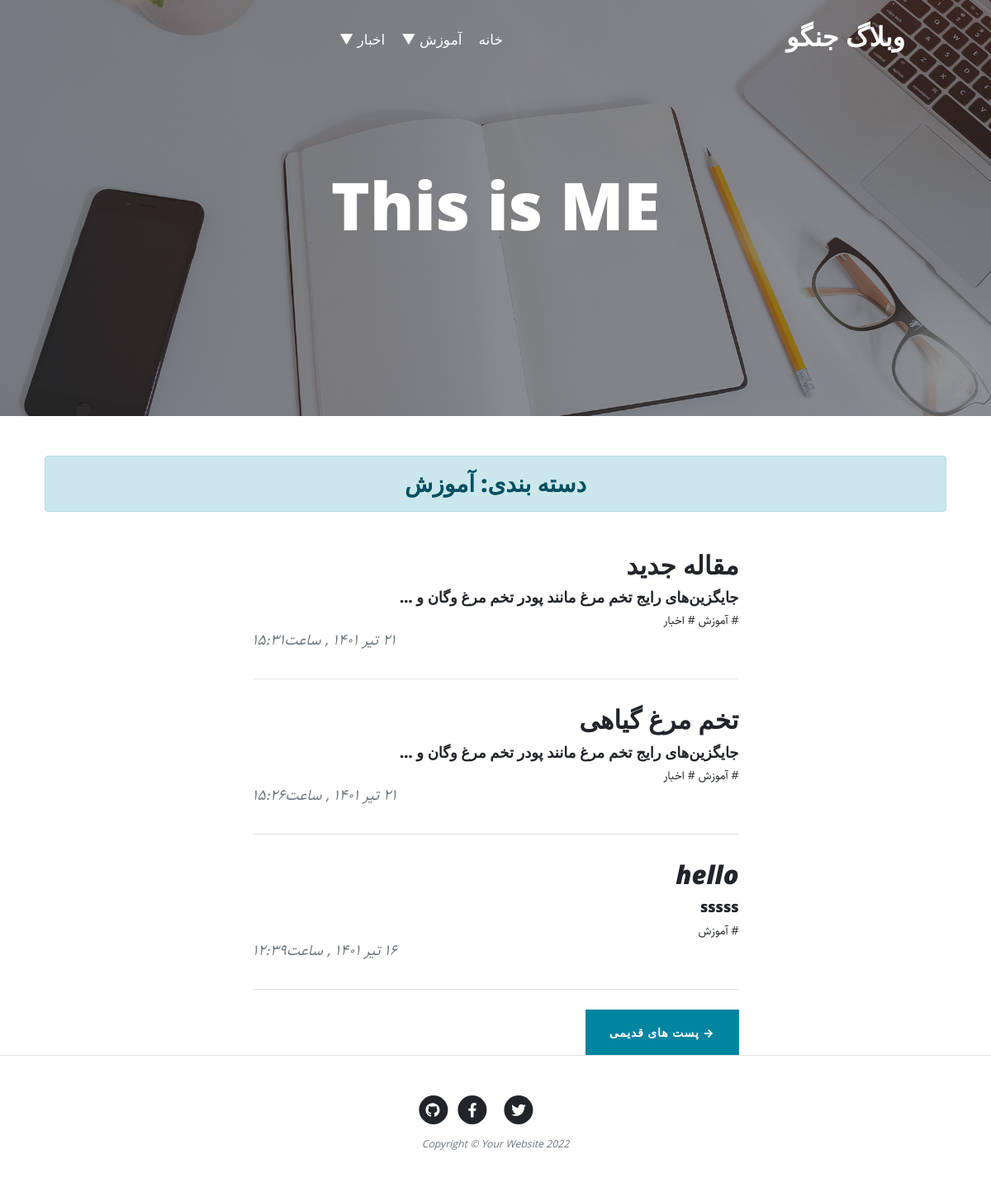
The app's page /category/learning/ with its own data.
### blog/models.py (models this page shows, shortened)
class Category(models.Model):
    parent = models.ForeignKey('self',default=None , related_name='children', null=True, blank=True,
                                on_delete=models.SET_NULL, verbose_name='زیردسته')
    title = models.CharField(max_length=100, verbose_name='عنوان دسته بندی')
    slug = models.SlugField(max_length=100, unique=True, verbose_name='توضیحات')
    status = models.BooleanField(default=True, verbose_name='آیا نشان داده شود ؟')
    position = models.IntegerField(verbose_name='پوزیشن')
    objects = CategoryManager()
    class Meta:
        verbose_name = 'دسته بندی'
        verbose_name_plural = 'دسته بندی ها'
        ordering = ('position',)
    def __str__(self):
        return self.title

class Article(models.Model):
    objects = ArticleManager()
    class Meta:
        verbose_name = 'مقاله'
        verbose_name_plural = 'مقالات'
        ordering = ('-published',)
    STATUS_CHOICES = (
        ('d', 'پیش نویس'),
        ('p', 'منتشر شده '),
    )
    title = models.CharField(max_length=100, verbose_name='عنوان مقاله')
    slug = models.SlugField(max_length=100, unique=True, verbose_name='توضیحات')
    category = models.ManyToManyField('Category', related_name='article', verbose_name= 'دسته بندی')
    descriptions = models.TextField(verbose_name='آدرس مقاله')
    thumbnail = models.ImageField(upload_to="images", verbose_name='تصویر')
    published = models.DateTimeField(default=timezone.now, verbose_name='زمان انتشار')
    created = models.DateTimeField(auto_now_add=True, verbose_name='زمان ایجاد')
    updated = models.DateTimeField(auto_now=True, verbose_name='زمان وآخرین ویرایش')
    status = models.CharField(max_length=10, choices=STATUS_CHOICES, verbose_name='وضعیت انتشار')
    def jalali_published(self):
        return jalali_convertor(self.published)
    jalali_published.short_description = "زمان انتشار"
    def image_tag(self):
        from django.utils.html import format_html
        return format_html('<img style="border-radius :3px" src="%s" width="100" height="75" />' % (self.thumbnail.url))
    image_tag.short_description = 'عکس'

### blog/views.py (the view)
# urls.py: path('category/<slug:slug>/', views.CategoryListView.as_view(), name='category'),
class CategoryListView(generic.ListView):
    template_name = 'blog/category.html'
    context_object_name = 'articles'
    paginate_by = 3
    def get_queryset(self):
        global category
        category = get_object_or_404(Category.objects.published(), slug=self.kwargs.get('slug'), status=True)
        return category.article.published()
    def get_context_data(self, *, object_list=None, **kwargs):
        context = super().get_context_data(**kwargs)
        context['category'] = category
        return context

### blog/models.py (called while the page is built)
    def published(self):
        return self.filter(status="p")

    def published(self):
        return self.filter(status=True)

### blog/templatetags/my_tags.py (called while the page is built)
@register.simple_tag
def ME():
    return 'ME'

@register.inclusion_tag("blog/partial/category_nav.html")
def category_nav():
    return {
    'categories': Category.objects.filter(status=True),
    }

### extensions/jalali.py (called while the page is built)
    def persian_tuple(self):
        return self.persian_year, self.persian_month, self.persian_day

### extensions/utils.py (called while the page is built)
def english_numbers_convertor(number):
    persian_num = {
        "0": "۰",
        "1": "۱",
        "2": "۲",
        "3": "۳",
        "4": "۴",
        "5": "۵",
        "6": "۶",
        "7": "۷",
        "8": "۸",
        "9": "۹",
    }
    for e, p in persian_num.items():
        number = number.replace(e, p)
    return number

def jalali_convertor(time):
    time = timezone.localtime(time)
    j_month = [
        'فروردین',
        'اردیبهشت',
        'خرداد',
        ' تیر ',
        'مرداد',
        'شهریور',
        'مهر',
        'آبان',
        'آذر',
        'دی',
        'بهمن',
        'اسفند'
    ]
    time_to_str = "{} {},{}".format(time.year, time.month, time.day)
    time_to_tuple = jalali.Gregorian(time_to_str).persian_tuple()
    output = "{}{}{} ,  ساعت{}:{}".format(
                                           time_to_tuple[2],
                                           j_month[time_to_tuple[1]-1],
                                           time_to_tuple[0],
                                           time.hour,
                                           time.minute if time.minute > 10 else f'0{time.minute}'
                                       )
    return english_numbers_convertor(output)

### blog/templates/blog/category.html (shortened to what this page needs)
{% extends '_base.html' %}
{% load my_tags %}
{% load my_tags %}
{% load static %}
{% block body %}
    <header class="masthead" style="background-image:url('{% static 'blog/assets/img/home-bg.jpg' %}')">
        <div class="container position-relative px-4 px-lg-5">
            <div class="row gx-4 gx-lg-5 justify-content-center">
                <div class="col-md-10 col-lg-8 col-xl-7">
                    <div class="site-heading">
                    <h1>This is <b>{% ME %}</b></h1>
                    </div>
                </div>
            </div>
        </div>
    </header>
    <div class="container px-4 px-lg-5">
        <div class="row gx-4 gx-lg-5 justify-content-center">
            <h3 class="alert alert-primary text-center">دسته بندی: {{ category.title }}</h3>
            <div class="col-md-10 col-lg-8 col-xl-7">
                {% for article in articles %}
                    <div class="post-preview">
                        <a href="{% url 'blog:article_detail' article.slug %}">
                            <h2 class="post-title">{{ article.title|safe }}</h2>
                        </a>
                        <h4 class="post-subtitle">{{ article.descriptions|truncatewords:10 }}</h4>
                        {% for cate in article.category.all %}
                            <a href="{% url 'blog:category' cate.slug %}"># {{ cate.title }}</a>
                        {% endfor %}
                        <p class="post-meta">
                            {{ article.jalali_published }}
                        </p>
                    </div>
                    <hr class="my-4"/>
                {% endfor %}
                {% if page_obj.has_next %}
                        <a class="btn btn-primary text-uppercase "
                           href="{% url 'blog:category' category.slug  page_obj.next_page_number %}">→ پست های قدیمی </a>
                {% endif %}
            </div>
        </div>
    </div>
{% endblock %}

### blog/templates/blog/partial/category_nav.html (shortened to what this page needs)
<div id="container">
    <ul class="nav">
        <li >
            <a  href="{% url 'blog:home' %}">خانه </a>
        </li>
        {% for cate in categories %}
            {% if cate.parent == None %}
                <li >
                <a  href="{% url 'blog:category' cate.slug %}">
                    {{ cate }}
                </a>
            {% endif %}
        {% endfor %}
    </ul>
</div>

### static/blog/css/rtl.css (style rules this page uses)
body { font-family: "Sahel"; direction: rtl; text-align: right; font-size: 14px; }
.post-meta { text-align: left; }
.site-heading h1, header.masthead .site-heading .h1 { font-size: 40px; }
.post-preview > a > .post-title { font-size:31px; margin-top: 1.875rem; margin-bottom: 0.625rem; }
h4.post-subtitle { font-size: 18px; }
nav ul { padding: 0; margin: 0; list-style: none; position: relative; }
nav ul li { display:inline-block; }
nav a { display:block; padding:0 10px; color:#FFF; font-size:17px; line-height: 60px; text-decoration:none; }
li > a:after { content: ' ▼'; }
li > a:only-child:after { content: ''; }
#container { margin: 0 auto; }

### records on screen
Category: title "آموزش"
Category: title "اخبار"
Article: title "مقاله جدید", descriptions "جایگزین‌های رایج تخم مرغ مانند پودر تخم مرغ وگان و …", jalali_published "۲۱ تیر ۱۴۰۱ , ساعت۱۵:۳۱"
Article: title "تخم مرغ گیاهی", descriptions "جایگزین‌های رایج تخم مرغ مانند پودر تخم مرغ وگان و …", jalali_published "۲۱ تیر ۱۴۰۱ , ساعت۱۵:۲۶"
Article: title "hello", descriptions "sssss", jalali_published "۱۶ تیر ۱۴۰۱ , ساعت۱۲:۳۹"
